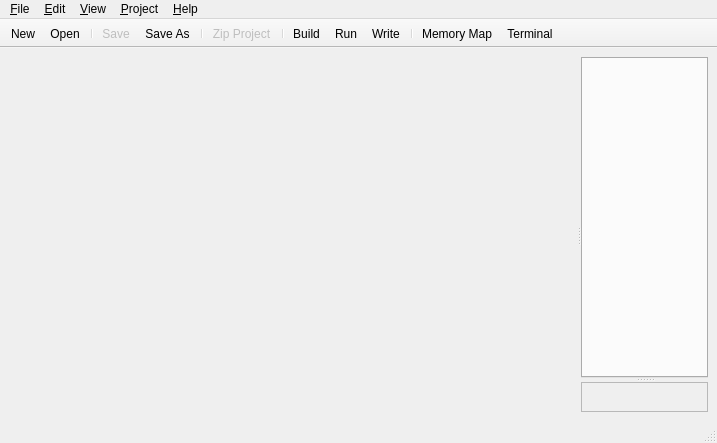
<?xml version="1.0" encoding="UTF-8"?>
<ui version="4.0">
 <class>MainWindow</class>
 <widget class="QMainWindow" name="MainWindow">
  <property name="geometry">
   <rect>
    <x>0</x>
    <y>0</y>
    <width>717</width>
    <height>443</height>
   </rect>
  </property>
  <property name="windowTitle">
   <string>PropellerIDE</string>
  </property>
  <property name="windowIcon">
   <iconset resource="../icons/icons.qrc">
    <normaloff>:/icons/icon.png</normaloff>:/icons/icon.png</iconset>
  </property>
  <widget class="QWidget" name="centralwidget">
   <layout class="QHBoxLayout" name="horizontalLayout">
    <item>
     <widget class="QSplitter" name="splitter_main">
      <property name="orientation">
       <enum>Qt::Horizontal</enum>
      </property>
      <property name="opaqueResize">
       <bool>true</bool>
      </property>
      <property name="childrenCollapsible">
       <bool>true</bool>
      </property>
      <widget class="ProjectView" name="projectview" native="true">
       <property name="sizePolicy">
        <sizepolicy hsizetype="Preferred" vsizetype="Preferred">
         <horstretch>1</horstretch>
         <verstretch>0</verstretch>
        </sizepolicy>
       </property>
      </widget>
      <widget class="QSplitter" name="splitter">
       <property name="sizePolicy">
        <sizepolicy hsizetype="Preferred" vsizetype="Expanding">
         <horstretch>5</horstretch>
         <verstretch>0</verstretch>
        </sizepolicy>
       </property>
       <property name="orientation">
        <enum>Qt::Vertical</enum>
       </property>
       <widget class="FileManager" name="editorTabs">
        <property name="sizePolicy">
         <sizepolicy hsizetype="Expanding" vsizetype="Expanding">
          <horstretch>0</horstretch>
          <verstretch>2</verstretch>
         </sizepolicy>
        </property>
       </widget>
       <widget class="Finder" name="finder">
        <property name="sizePolicy">
         <sizepolicy hsizetype="Expanding" vsizetype="Minimum">
          <horstretch>0</horstretch>
          <verstretch>0</verstretch>
         </sizepolicy>
        </property>
        <property name="frameShape">
         <enum>QFrame::StyledPanel</enum>
        </property>
        <property name="frameShadow">
         <enum>QFrame::Raised</enum>
        </property>
       </widget>
      </widget>
     </widget>
    </item>
   </layout>
  </widget>
  <widget class="QMenuBar" name="menubar">
   <property name="geometry">
    <rect>
     <x>0</x>
     <y>0</y>
     <width>717</width>
     <height>28</height>
    </rect>
   </property>
   <widget class="QMenu" name="menuFile">
    <property name="title">
     <string>&amp;File</string>
    </property>
    <addaction name="action_New"/>
    <addaction name="action_Open"/>
    <addaction name="separator"/>
    <addaction name="action_Save"/>
    <addaction name="actionSave_As"/>
    <addaction name="actionSave_All"/>
    <addaction name="separator"/>
    <addaction name="action_Zip"/>
    <addaction name="separator"/>
    <addaction name="action_1_File"/>
    <addaction name="action_2_File"/>
    <addaction name="action_3_File"/>
    <addaction name="action_4_File"/>
    <addaction name="action_5_File"/>
    <addaction name="action_6_File"/>
    <addaction name="action_7_File"/>
    <addaction name="action_8_File"/>
    <addaction name="action_9_File"/>
    <addaction name="action_10_File"/>
    <addaction name="separator"/>
    <addaction name="action_Close"/>
    <addaction name="actionClose_All"/>
    <addaction name="action_Quit"/>
   </widget>
   <widget class="QMenu" name="menuEdit">
    <property name="title">
     <string>&amp;Edit</string>
    </property>
    <addaction name="action_Undo"/>
    <addaction name="action_Redo"/>
    <addaction name="separator"/>
    <addaction name="action_Cut"/>
    <addaction name="action_Copy"/>
    <addaction name="action_Paste"/>
    <addaction name="actionSelect_All"/>
    <addaction name="separator"/>
    <addaction name="action_Find"/>
    <addaction name="actionFind_Next"/>
    <addaction name="actionFind_Previous"/>
    <addaction name="separator"/>
    <addaction name="actionPreferences"/>
   </widget>
   <widget class="QMenu" name="menu_View">
    <property name="title">
     <string>&amp;View</string>
    </property>
    <addaction name="actionShow_Browser"/>
    <addaction name="separator"/>
    <addaction name="actionBigger_Font"/>
    <addaction name="actionSmaller_Font"/>
   </widget>
   <widget class="QMenu" name="menu_Project">
    <property name="title">
     <string>&amp;Project</string>
    </property>
    <addaction name="actionBuild"/>
    <addaction name="actionRun"/>
    <addaction name="actionWrite"/>
    <addaction name="actionMemory_Map"/>
    <addaction name="actionTerminal"/>
   </widget>
   <widget class="QMenu" name="menu_Help">
    <property name="title">
     <string>&amp;Help</string>
    </property>
    <addaction name="actionHelp_Contents"/>
    <addaction name="separator"/>
    <addaction name="actionPropeller_Manual"/>
    <addaction name="actionPropeller_Datasheet"/>
    <addaction name="actionPropeller_Quick_Reference"/>
    <addaction name="separator"/>
    <addaction name="action_About"/>
   </widget>
   <addaction name="menuFile"/>
   <addaction name="menuEdit"/>
   <addaction name="menu_View"/>
   <addaction name="menu_Project"/>
   <addaction name="menu_Help"/>
  </widget>
  <widget class="QStatusBar" name="statusbar"/>
  <widget class="QToolBar" name="toolBar">
   <property name="sizePolicy">
    <sizepolicy hsizetype="Fixed" vsizetype="Fixed">
     <horstretch>0</horstretch>
     <verstretch>0</verstretch>
    </sizepolicy>
   </property>
   <property name="windowTitle">
    <string>toolBar</string>
   </property>
   <property name="movable">
    <bool>false</bool>
   </property>
   <property name="iconSize">
    <size>
     <width>24</width>
     <height>24</height>
    </size>
   </property>
   <property name="floatable">
    <bool>false</bool>
   </property>
   <attribute name="toolBarArea">
    <enum>TopToolBarArea</enum>
   </attribute>
   <attribute name="toolBarBreak">
    <bool>false</bool>
   </attribute>
   <addaction name="action_New"/>
   <addaction name="action_Open"/>
   <addaction name="separator"/>
   <addaction name="action_Save"/>
   <addaction name="actionSave_As"/>
   <addaction name="separator"/>
   <addaction name="action_Zip"/>
   <addaction name="separator"/>
   <addaction name="actionBuild"/>
   <addaction name="actionRun"/>
   <addaction name="actionWrite"/>
   <addaction name="separator"/>
   <addaction name="actionMemory_Map"/>
   <addaction name="actionTerminal"/>
  </widget>
  <action name="action_New">
   <property name="icon">
    <iconset resource="../icons/icons.qrc">
     <normaloff>:/icons/file-new.png</normaloff>:/icons/file-new.png</iconset>
   </property>
   <property name="text">
    <string>&amp;New</string>
   </property>
   <property name="statusTip">
    <string>Create new file</string>
   </property>
   <property name="shortcut">
    <string>Ctrl+T</string>
   </property>
  </action>
  <action name="action_Open">
   <property name="icon">
    <iconset resource="../icons/icons.qrc">
     <normaloff>:/icons/file-open.png</normaloff>:/icons/file-open.png</iconset>
   </property>
   <property name="text">
    <string>&amp;Open</string>
   </property>
   <property name="statusTip">
    <string>Open existing file(s)</string>
   </property>
   <property name="shortcut">
    <string>Ctrl+O</string>
   </property>
  </action>
  <action name="action_Save">
   <property name="enabled">
    <bool>false</bool>
   </property>
   <property name="icon">
    <iconset resource="../icons/icons.qrc">
     <normaloff>:/icons/file-save.png</normaloff>:/icons/file-save.png</iconset>
   </property>
   <property name="text">
    <string>&amp;Save</string>
   </property>
   <property name="statusTip">
    <string>Save current file</string>
   </property>
   <property name="shortcut">
    <string>Ctrl+S</string>
   </property>
  </action>
  <action name="actionSave_As">
   <property name="icon">
    <iconset resource="../icons/icons.qrc">
     <normaloff>:/icons/file-save-as.png</normaloff>:/icons/file-save-as.png</iconset>
   </property>
   <property name="text">
    <string>Save &amp;As</string>
   </property>
   <property name="statusTip">
    <string>Save current file as name</string>
   </property>
   <property name="shortcut">
    <string>Ctrl+Shift+S</string>
   </property>
  </action>
  <action name="actionSave_All">
   <property name="text">
    <string>Save All</string>
   </property>
   <property name="statusTip">
    <string>Save all open files</string>
   </property>
  </action>
  <action name="action_Zip">
   <property name="enabled">
    <bool>false</bool>
   </property>
   <property name="icon">
    <iconset resource="../icons/icons.qrc">
     <normaloff>:/icons/file-zip.png</normaloff>:/icons/file-zip.png</iconset>
   </property>
   <property name="text">
    <string>&amp;Zip Project</string>
   </property>
   <property name="statusTip">
    <string>Create zip archive from current file</string>
   </property>
  </action>
  <action name="action_1_File">
   <property name="text">
    <string>&amp;1 File</string>
   </property>
   <property name="visible">
    <bool>false</bool>
   </property>
  </action>
  <action name="action_2_File">
   <property name="text">
    <string>&amp;2 File</string>
   </property>
   <property name="visible">
    <bool>false</bool>
   </property>
  </action>
  <action name="action_3_File">
   <property name="text">
    <string>&amp;3 File</string>
   </property>
   <property name="visible">
    <bool>false</bool>
   </property>
  </action>
  <action name="action_4_File">
   <property name="text">
    <string>&amp;4 File</string>
   </property>
   <property name="visible">
    <bool>false</bool>
   </property>
  </action>
  <action name="action_5_File">
   <property name="text">
    <string>&amp;5 File</string>
   </property>
   <property name="visible">
    <bool>false</bool>
   </property>
  </action>
  <action name="action_6_File">
   <property name="text">
    <string>&amp;6 File</string>
   </property>
   <property name="visible">
    <bool>false</bool>
   </property>
  </action>
  <action name="action_7_File">
   <property name="text">
    <string>&amp;7 File</string>
   </property>
   <property name="visible">
    <bool>false</bool>
   </property>
  </action>
  <action name="action_8_File">
   <property name="text">
    <string>&amp;8 File</string>
   </property>
   <property name="visible">
    <bool>false</bool>
   </property>
  </action>
  <action name="action_9_File">
   <property name="text">
    <string>&amp;9 File</string>
   </property>
   <property name="visible">
    <bool>false</bool>
   </property>
  </action>
  <action name="action_10_File">
   <property name="text">
    <string>&amp;10 File</string>
   </property>
   <property name="visible">
    <bool>false</bool>
   </property>
  </action>
  <action name="action_Close">
   <property name="enabled">
    <bool>false</bool>
   </property>
   <property name="icon">
    <iconset resource="../icons/icons.qrc">
     <normaloff>:/icons/file-close.png</normaloff>:/icons/file-close.png</iconset>
   </property>
   <property name="text">
    <string>&amp;Close</string>
   </property>
   <property name="statusTip">
    <string>Close current file</string>
   </property>
   <property name="shortcut">
    <string>Ctrl+W</string>
   </property>
  </action>
  <action name="actionClose_All">
   <property name="text">
    <string>Close All</string>
   </property>
   <property name="statusTip">
    <string>Close all open files</string>
   </property>
  </action>
  <action name="action_Quit">
   <property name="icon">
    <iconset resource="../icons/icons.qrc">
     <normaloff>:/icons/file-exit.png</normaloff>:/icons/file-exit.png</iconset>
   </property>
   <property name="text">
    <string>&amp;Quit</string>
   </property>
   <property name="statusTip">
    <string>Close the application</string>
   </property>
   <property name="shortcut">
    <string>Ctrl+Q</string>
   </property>
  </action>
  <action name="action_Undo">
   <property name="enabled">
    <bool>false</bool>
   </property>
   <property name="icon">
    <iconset resource="../icons/icons.qrc">
     <normaloff>:/icons/edit-undo.png</normaloff>:/icons/edit-undo.png</iconset>
   </property>
   <property name="text">
    <string>&amp;Undo</string>
   </property>
   <property name="statusTip">
    <string/>
   </property>
   <property name="shortcut">
    <string>Ctrl+Z</string>
   </property>
  </action>
  <action name="action_Redo">
   <property name="enabled">
    <bool>false</bool>
   </property>
   <property name="icon">
    <iconset resource="../icons/icons.qrc">
     <normaloff>:/icons/edit-redo.png</normaloff>:/icons/edit-redo.png</iconset>
   </property>
   <property name="text">
    <string>&amp;Redo</string>
   </property>
   <property name="statusTip">
    <string/>
   </property>
   <property name="shortcut">
    <string>Ctrl+Shift+Z</string>
   </property>
  </action>
  <action name="action_Cut">
   <property name="enabled">
    <bool>false</bool>
   </property>
   <property name="icon">
    <iconset resource="../icons/icons.qrc">
     <normaloff>:/icons/edit-cut.png</normaloff>:/icons/edit-cut.png</iconset>
   </property>
   <property name="text">
    <string>&amp;Cut</string>
   </property>
   <property name="statusTip">
    <string>Remove text and add to clipboard</string>
   </property>
   <property name="shortcut">
    <string>Ctrl+X</string>
   </property>
  </action>
  <action name="action_Copy">
   <property name="enabled">
    <bool>false</bool>
   </property>
   <property name="icon">
    <iconset resource="../icons/icons.qrc">
     <normaloff>:/icons/edit-copy.png</normaloff>:/icons/edit-copy.png</iconset>
   </property>
   <property name="text">
    <string>&amp;Copy</string>
   </property>
   <property name="statusTip">
    <string>Copy text to clipboard</string>
   </property>
   <property name="shortcut">
    <string>Ctrl+C</string>
   </property>
  </action>
  <action name="action_Paste">
   <property name="icon">
    <iconset resource="../icons/icons.qrc">
     <normaloff>:/icons/edit-paste.png</normaloff>:/icons/edit-paste.png</iconset>
   </property>
   <property name="text">
    <string>&amp;Paste</string>
   </property>
   <property name="statusTip">
    <string>Paste text from clipboard</string>
   </property>
   <property name="shortcut">
    <string>Ctrl+V</string>
   </property>
  </action>
  <action name="actionSelect_All">
   <property name="text">
    <string>Select &amp;All</string>
   </property>
   <property name="statusTip">
    <string>Select all text in the current file</string>
   </property>
   <property name="shortcut">
    <string>Ctrl+A</string>
   </property>
  </action>
  <action name="action_Find">
   <property name="icon">
    <iconset resource="../icons/icons.qrc">
     <normaloff>:/icons/edit-find.png</normaloff>:/icons/edit-find.png</iconset>
   </property>
   <property name="text">
    <string>&amp;Find</string>
   </property>
   <property name="statusTip">
    <string>Find text in the file</string>
   </property>
   <property name="shortcut">
    <string>Ctrl+F</string>
   </property>
  </action>
  <action name="actionFind_Next">
   <property name="icon">
    <iconset resource="../icons/icons.qrc">
     <normaloff>:/icons/go-next.png</normaloff>:/icons/go-next.png</iconset>
   </property>
   <property name="text">
    <string>Find Next</string>
   </property>
   <property name="statusTip">
    <string>Find next instance</string>
   </property>
   <property name="shortcut">
    <string>Ctrl+G</string>
   </property>
  </action>
  <action name="actionFind_Previous">
   <property name="icon">
    <iconset resource="../icons/icons.qrc">
     <normaloff>:/icons/go-previous.png</normaloff>:/icons/go-previous.png</iconset>
   </property>
   <property name="text">
    <string>Find Previous</string>
   </property>
   <property name="statusTip">
    <string>Find previous instance</string>
   </property>
   <property name="shortcut">
    <string>Ctrl+Shift+G</string>
   </property>
  </action>
  <action name="actionPreferences">
   <property name="icon">
    <iconset resource="../icons/icons.qrc">
     <normaloff>:/icons/preferences-system.png</normaloff>:/icons/preferences-system.png</iconset>
   </property>
   <property name="text">
    <string>Preferences</string>
   </property>
   <property name="statusTip">
    <string>View application preferences</string>
   </property>
   <property name="shortcut">
    <string>F5</string>
   </property>
  </action>
  <action name="actionShow_Browser">
   <property name="checkable">
    <bool>true</bool>
   </property>
   <property name="checked">
    <bool>true</bool>
   </property>
   <property name="text">
    <string>Show &amp;Browser</string>
   </property>
   <property name="statusTip">
    <string>Show project sidebar</string>
   </property>
   <property name="shortcut">
    <string>Ctrl+B</string>
   </property>
  </action>
  <action name="actionBigger_Font">
   <property name="icon">
    <iconset resource="../icons/icons.qrc">
     <normaloff>:/icons/preferences-font-bigger.png</normaloff>:/icons/preferences-font-bigger.png</iconset>
   </property>
   <property name="text">
    <string>Bigger Font</string>
   </property>
   <property name="statusTip">
    <string>Increase font size</string>
   </property>
   <property name="shortcut">
    <string>Ctrl+=, Ctrl++</string>
   </property>
  </action>
  <action name="actionSmaller_Font">
   <property name="icon">
    <iconset resource="../icons/icons.qrc">
     <normaloff>:/icons/preferences-font-smaller.png</normaloff>:/icons/preferences-font-smaller.png</iconset>
   </property>
   <property name="text">
    <string>Smaller Font</string>
   </property>
   <property name="statusTip">
    <string>Decrease font size</string>
   </property>
   <property name="shortcut">
    <string>Ctrl+-</string>
   </property>
  </action>
  <action name="actionIdentify">
   <property name="icon">
    <iconset resource="../icons/icons.qrc">
     <normaloff>:/icons/project-identify.png</normaloff>:/icons/project-identify.png</iconset>
   </property>
   <property name="text">
    <string>Identify Hardware</string>
   </property>
   <property name="statusTip">
    <string>Detect attached Propeller hardware</string>
   </property>
   <property name="shortcut">
    <string>F7</string>
   </property>
  </action>
  <action name="actionMemory_Map">
   <property name="enabled">
    <bool>true</bool>
   </property>
   <property name="icon">
    <iconset resource="../icons/icons.qrc">
     <normaloff>:/icons/project-info3.png</normaloff>:/icons/project-info3.png</iconset>
   </property>
   <property name="text">
    <string>Memory &amp;Map</string>
   </property>
   <property name="statusTip">
    <string>View memory layout of current file</string>
   </property>
   <property name="shortcut">
    <string>F8</string>
   </property>
  </action>
  <action name="actionBuild">
   <property name="icon">
    <iconset resource="../icons/icons.qrc">
     <normaloff>:/icons/project-build.png</normaloff>:/icons/project-build.png</iconset>
   </property>
   <property name="text">
    <string>&amp;Build</string>
   </property>
   <property name="statusTip">
    <string>Compile program but don't run</string>
   </property>
   <property name="shortcut">
    <string>F9</string>
   </property>
  </action>
  <action name="actionRun">
   <property name="icon">
    <iconset resource="../icons/icons.qrc">
     <normaloff>:/icons/project-run.png</normaloff>:/icons/project-run.png</iconset>
   </property>
   <property name="text">
    <string>&amp;Run</string>
   </property>
   <property name="statusTip">
    <string>Compile and run current program</string>
   </property>
   <property name="shortcut">
    <string>F10</string>
   </property>
  </action>
  <action name="actionWrite">
   <property name="icon">
    <iconset resource="../icons/icons.qrc">
     <normaloff>:/icons/project-burn.png</normaloff>:/icons/project-burn.png</iconset>
   </property>
   <property name="text">
    <string>&amp;Write</string>
   </property>
   <property name="statusTip">
    <string>Compile program and download to EEPROM</string>
   </property>
   <property name="shortcut">
    <string>F11</string>
   </property>
  </action>
  <action name="actionTerminal">
   <property name="icon">
    <iconset resource="../icons/icons.qrc">
     <normaloff>:/icons/project-terminal.png</normaloff>:/icons/project-terminal.png</iconset>
   </property>
   <property name="text">
    <string>&amp;Terminal</string>
   </property>
   <property name="statusTip">
    <string>Open a new serial terminal</string>
   </property>
   <property name="shortcut">
    <string>F12</string>
   </property>
  </action>
  <action name="actionHelp_Contents">
   <property name="enabled">
    <bool>false</bool>
   </property>
   <property name="icon">
    <iconset resource="../icons/icons.qrc">
     <normaloff>:/icons/help-contents2.png</normaloff>:/icons/help-contents2.png</iconset>
   </property>
   <property name="text">
    <string>&amp;Help Contents</string>
   </property>
   <property name="statusTip">
    <string>Get help for your program</string>
   </property>
   <property name="shortcut">
    <string>F1</string>
   </property>
  </action>
  <action name="actionPropeller_Datasheet">
   <property name="icon">
    <iconset resource="../icons/icons.qrc">
     <normaloff>:/icons/help-datasheet.png</normaloff>:/icons/help-datasheet.png</iconset>
   </property>
   <property name="text">
    <string>Propeller &amp;Datasheet</string>
   </property>
   <property name="statusTip">
    <string>View the Propeller datasheet PDF</string>
   </property>
  </action>
  <action name="actionPropeller_Manual">
   <property name="icon">
    <iconset resource="../icons/icons.qrc">
     <normaloff>:/icons/help-manual.png</normaloff>:/icons/help-manual.png</iconset>
   </property>
   <property name="text">
    <string>Propeller &amp;Manual</string>
   </property>
   <property name="statusTip">
    <string>View the Propeller manual PDF</string>
   </property>
  </action>
  <action name="action_About">
   <property name="icon">
    <iconset resource="../icons/icons.qrc">
     <normaloff>:/icons/help-about.png</normaloff>:/icons/help-about.png</iconset>
   </property>
   <property name="text">
    <string>&amp;About</string>
   </property>
   <property name="statusTip">
    <string>View information about this program</string>
   </property>
  </action>
  <action name="actionPropeller_Quick_Reference">
   <property name="icon">
    <iconset resource="../icons/icons.qrc">
     <normaloff>:/icons/help-datasheet.png</normaloff>:/icons/help-datasheet.png</iconset>
   </property>
   <property name="text">
    <string>Propeller &amp;Quick Reference</string>
   </property>
   <property name="statusTip">
    <string>View the Propeller quick reference chart</string>
   </property>
  </action>
 </widget>
 <customwidgets>
  <customwidget>
   <class>ProjectView</class>
   <extends>QWidget</extends>
   <header>../projectview/projectview.h</header>
   <container>1</container>
  </customwidget>
  <customwidget>
   <class>FileManager</class>
   <extends>QTabWidget</extends>
   <header>filemanager.h</header>
   <container>1</container>
  </customwidget>
  <customwidget>
   <class>Finder</class>
   <extends>QFrame</extends>
   <header>finder.h</header>
   <container>1</container>
  </customwidget>
 </customwidgets>
 <resources>
  <include location="../icons/icons.qrc"/>
 </resources>
 <connections/>
</ui>
